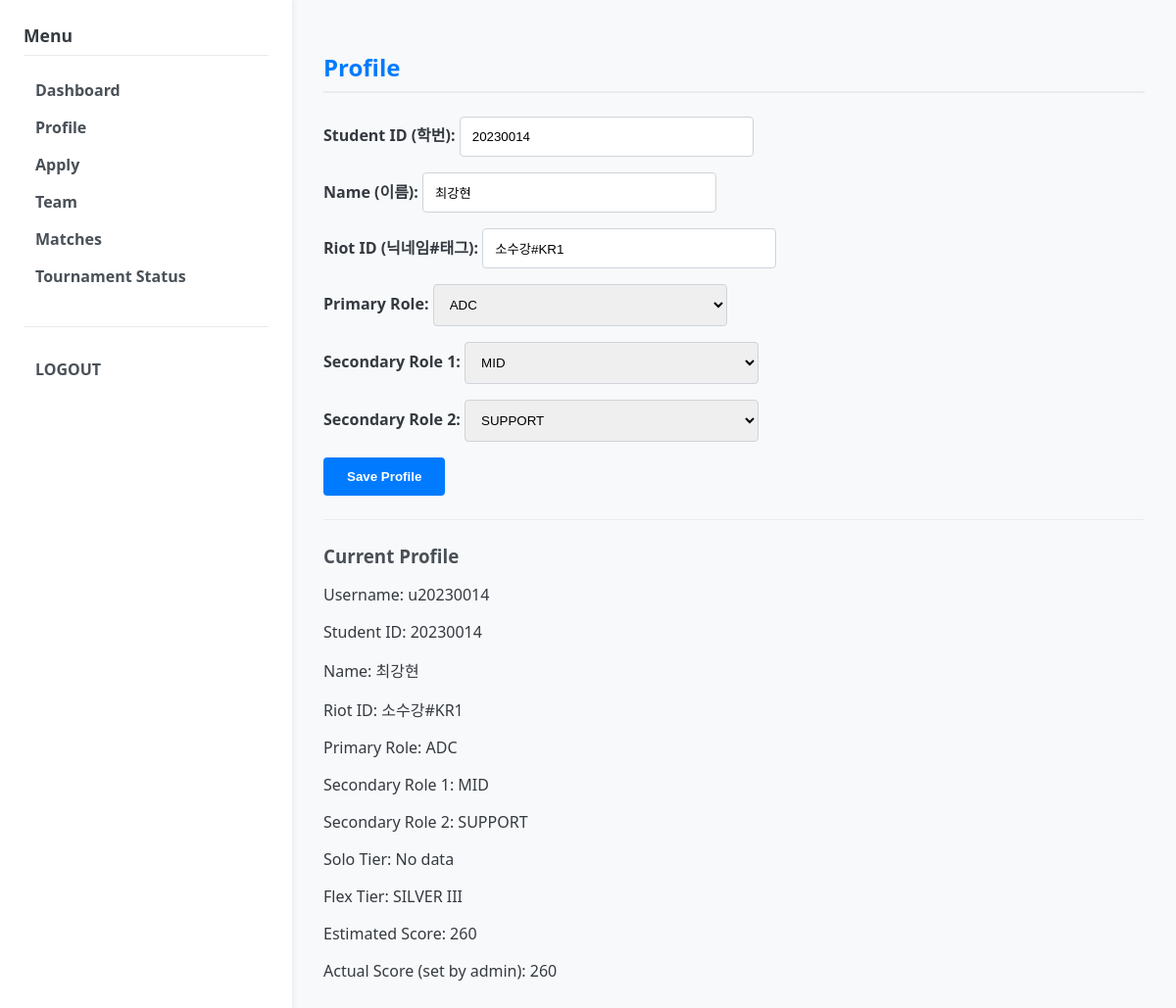
Screenshot of /user/profile (signed in) with the database file from the repository.
### models.py (models this page shows)
class User(db.Model):
    __tablename__ = "users"
    id = db.Column(db.Integer, primary_key=True)
    username = db.Column(db.String(64), unique=True, nullable=False)
    password_hash = db.Column(db.String(128), nullable=False)
    role = db.Column(db.String(50), default="USER")  # USER, ADMIN
    approval_status = db.Column(db.String(16), default="PENDING") # PENDING, APPROVED, REJECTED
    student_id = db.Column(db.String(20))      # 학번
    real_name = db.Column(db.String(64))       # 이름
    summoner_riot_id = db.Column(db.String(64))  # "닉네임#태그" 형식 (예: Clyde00#KR1)
    puuid = db.Column(db.String(128))
    tier = db.Column(db.String(32))
    solo_tier = db.Column(db.String(32))  # 예: "PLATINUM IV"
    flex_tier = db.Column(db.String(32))  # 예: "GOLD III"
    actual_score = db.Column(db.Integer)  # 관리자 입력 실제 점수
    primary_role = db.Column(db.String(16))
    secondary_role1 = db.Column(db.String(16))
    secondary_role2 = db.Column(db.String(16))
    created_at = db.Column(db.DateTime, default=datetime.utcnow)
    participants = db.relationship("Participant", back_populates="user")

### app.py (the view, shortened to what this page needs)
@app.route("/user/profile", methods=["GET", "POST"])
@login_required(role="USER")
def user_profile():
    user = current_user()
    return render_template("user/profile.html", user=user)

### app.py (called while the page is built)
def current_user():
    user_id = session.get("user_id")
    if not user_id:
        return None
    user = User.query.get(user_id)
    return user

def login_required(role=None):
    def decorator(fn):
        from functools import wraps
        @wraps(fn)
        def wrapper(*args, **kwargs):
            user = current_user()
            active_role = session.get("role")
            if not user or not active_role:
                return redirect(url_for("login_page"))
            if role and active_role != role:
                flash("Permission denied. You are logged in as " + active_role + ".")
                return redirect(url_for("login_page"))
            return fn(*args, **kwargs)
        return wrapper
    return decorator

@app.context_processor
def inject_helpers():
    return dict(
        calculate_estimated_score=calculate_estimated_score,
        get_user_score=get_user_score,
        get_member_weighted_score=get_member_weighted_score,
    )

### score.py (called while the page is built)
def parse_tier_rank(tier_str: str | None) -> tuple[str | None, str | None]:
    if not tier_str:
        return None, None
    parts = tier_str.strip().split()
    if len(parts) == 1:
        return parts[0], None
    elif len(parts) >= 2:
        return parts[0], parts[1]
    return None, None

def tier_to_score(tier_str: str | None) -> int | None:
    tier, div = parse_tier_rank(tier_str)
    if not tier:
        return None
    tier = tier.upper()
    base = TIER_BASE.get(tier)
    if base is None:
        return None
    offset = 0
    if div:
        offset = DIVISION_OFFSET.get(div.upper(), 0)
    return base + offset

def calculate_estimated_score(user) -> int | None:
    from models import User  # type: ignore
    if not isinstance(user, User):
        return None
    solo_score = tier_to_score(user.solo_tier)
    flex_score = tier_to_score(user.flex_tier)
    solo_val = solo_score if solo_score is not None else 0
    flex_val = flex_score if flex_score is not None else 0
    if solo_score is not None and flex_score is not None:
        estimated_score = int(solo_val * 0.7) + int(flex_val * 0.3)
        return estimated_score
    elif solo_score is not None:
        return solo_score
    elif flex_score is not None:
        return int(flex_val * 0.8)
    else:
        return None

### templates/user/profile.html (shortened to what this page needs)
{% extends "base.html" %}
{% block content %}
<h2>Profile</h2>
<form action="{{ url_for('user_profile') }}" method="post">
    <div>
        <label>Student ID (학번):
            <input type="text" name="student_id" value="{{ user.student_id or '' }}">
        </label>
    </div>
    <div>
        <label>Name (이름):
            <input type="text" name="real_name" value="{{ user.real_name or '' }}">
        </label>
    </div>
    <div>
        <label>Riot ID (닉네임#태그):
            <input type="text" name="riot_id" value="{{ user.summoner_riot_id or '' }}">
        </label>
    </div>
    <div>
        <label>Primary Role:
            <select name="primary_role">
                {% for r in ["TOP","JUNGLE","MID","ADC","SUPPORT"] %}
                    <option value="{{ r }}" {% if user.primary_role == r %}selected{% endif %}>{{ r }}</option>
                {% endfor %}
            </select>
        </label>
    </div>
    <div>
        <label>Secondary Role 1:
            <select name="secondary_role1">
                {% for r in ["TOP","JUNGLE","MID","ADC","SUPPORT"] %}
                    <option value="{{ r }}" {% if user.secondary_role1 == r %}selected{% endif %}>{{ r }}</option>
                {% endfor %}
            </select>
        </label>
    </div>
    <div>
        <label>Secondary Role 2:
            <select name="secondary_role2">
                {% for r in ["TOP","JUNGLE","MID","ADC","SUPPORT"] %}
                    <option value="{{ r }}" {% if user.secondary_role2 == r %}selected{% endif %}>{{ r }}</option>
                {% endfor %}
            </select>
        </label>
    </div>
    <div style="margin-top: 1rem;">
        <button type="submit">Save Profile</button>
    </div>
</form>
<hr>
<h3>Current Profile</h3>
<p>Username: {{ user.username }}</p>
<p>Student ID: {{ user.student_id or "-" }}</p>
<p>Name: {{ user.real_name or "-" }}</p>
<p>Riot ID: {{ user.summoner_riot_id or "-" }}</p>
<p>Primary Role: {{ user.primary_role or "-" }}</p>
<p>Secondary Role 1: {{ user.secondary_role1 or "-" }}</p>
<p>Secondary Role 2: {{ user.secondary_role2 or "-" }}</p>
<p>Solo Tier: {{ user.solo_tier or "No data" }}</p>
<p>Flex Tier: {{ user.flex_tier or "No data" }}</p>
<p>Estimated Score: {{ calculate_estimated_score(user) or "No score (unranked)" }}</p>
<p>Actual Score (set by admin): {{ user.actual_score if user.actual_score is not none else "Not set" }}</p>
{% endblock %}

### static/css/style.css (style rules this page uses)
body { font-family: 'Segoe UI', Tahoma, Geneva, Verdana, sans-serif; margin: 0; padding: 0; background-color: #f8f9fa; color: #343a40; }
h2 { color: #007bff; border-bottom: 2px solid #e9ecef; padding-bottom: 0.5rem; margin-bottom: 1.5rem; }
h3 { color: #495057; margin-top: 1.5rem; margin-bottom: 1rem; }
hr { border: none; border-top: 1px solid #e9ecef; margin: 1.5rem 0; }
form div { margin-bottom: 1rem; }
label { display: block; margin-bottom: 0.3rem; font-weight: 600; }
input[type="text"], input[type="password"], input[type="number"], select { width: 100%; max-width: 300px; padding: 0.75rem; border: 1px solid #ced4da; border-radius: 4px; box-sizing: border-box; transition: border-color 0.2s, box-shadow 0.2s; }
button, input[type="submit"] { background-color: #007bff; color: white; padding: 0.75rem 1.5rem; border: none; border-radius: 4px; cursor: pointer; font-weight: 600; transition: background-color 0.2s; }

### rows the page displays
User: student_id "20230014", real_name "최강현", riot_id "소수강#KR1", primary_role "ADC", secondary_role1 "MID", secondary_role2 "SUPPORT", username "u20230014", student "20230014", summoner_riot "소수강#KR1", solo_tier "No data", flex_tier "SILVER III", solo_tier+flex_tier "260", actual_score "260"
